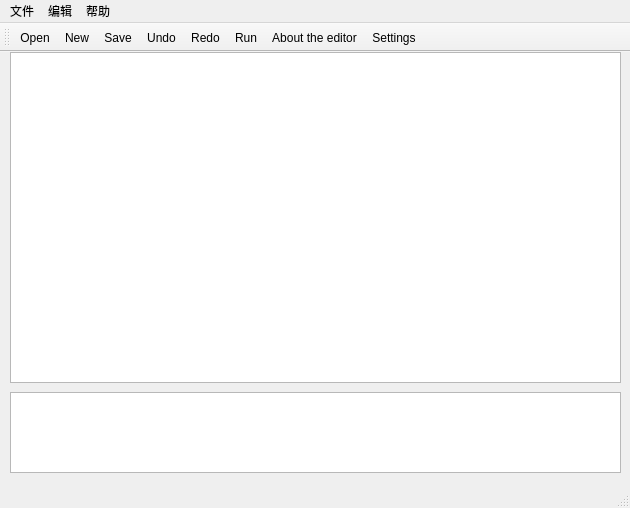
<?xml version="1.0" encoding="UTF-8"?>
<ui version="4.0">
 <class>MainWindow</class>
 <widget class="QMainWindow" name="MainWindow">
  <property name="geometry">
   <rect>
    <x>0</x>
    <y>0</y>
    <width>630</width>
    <height>508</height>
   </rect>
  </property>
  <property name="windowTitle">
   <string>Editor</string>
  </property>
  <widget class="QWidget" name="centralWidget">
   <widget class="CodeEditor" name="editor">
    <property name="geometry">
     <rect>
      <x>10</x>
      <y>0</y>
      <width>611</width>
      <height>331</height>
     </rect>
    </property>
   </widget>
   <widget class="Console" name="outputText">
    <property name="geometry">
     <rect>
      <x>10</x>
      <y>340</y>
      <width>611</width>
      <height>81</height>
     </rect>
    </property>
   </widget>
  </widget>
  <widget class="QMenuBar" name="menuBar">
   <property name="geometry">
    <rect>
     <x>0</x>
     <y>0</y>
     <width>630</width>
     <height>22</height>
    </rect>
   </property>
   <widget class="QMenu" name="menu">
    <property name="title">
     <string>文件</string>
    </property>
    <addaction name="actionNewFile"/>
    <addaction name="actionOpen"/>
    <addaction name="actionSave_File"/>
   </widget>
   <widget class="QMenu" name="menuEdit_O">
    <property name="title">
     <string>编辑</string>
    </property>
    <addaction name="actionSelectAll"/>
    <addaction name="actionUndo"/>
    <addaction name="actionRedo"/>
   </widget>
   <widget class="QMenu" name="menuHelp_H">
    <property name="title">
     <string>帮助</string>
    </property>
    <addaction name="actionAbout"/>
    <addaction name="actionDocument"/>
   </widget>
   <addaction name="menu"/>
   <addaction name="menuEdit_O"/>
   <addaction name="menuHelp_H"/>
  </widget>
  <widget class="QToolBar" name="mainToolBar">
   <property name="iconSize">
    <size>
     <width>24</width>
     <height>24</height>
    </size>
   </property>
   <property name="toolButtonStyle">
    <enum>Qt::ToolButtonIconOnly</enum>
   </property>
   <attribute name="toolBarArea">
    <enum>TopToolBarArea</enum>
   </attribute>
   <attribute name="toolBarBreak">
    <bool>false</bool>
   </attribute>
   <addaction name="actionOpen"/>
   <addaction name="actionNewFile"/>
   <addaction name="actionSave_File"/>
   <addaction name="actionUndo"/>
   <addaction name="actionRedo"/>
   <addaction name="actionRun"/>
   <addaction name="actionAbout"/>
   <addaction name="actionSetting"/>
  </widget>
  <widget class="QStatusBar" name="statusBar"/>
  <action name="actionNewFile">
   <property name="icon">
    <iconset resource="image.qrc">
     <normaloff>:/image/New.png</normaloff>:/image/New.png</iconset>
   </property>
   <property name="text">
    <string>New</string>
   </property>
   <property name="toolTip">
    <string>Create a new file</string>
   </property>
   <property name="shortcut">
    <string>Ctrl+N</string>
   </property>
  </action>
  <action name="actionOpen">
   <property name="icon">
    <iconset resource="image.qrc">
     <normaloff>:/image/Open.png</normaloff>:/image/Open.png</iconset>
   </property>
   <property name="text">
    <string>Open...</string>
   </property>
   <property name="toolTip">
    <string>Open file...</string>
   </property>
   <property name="shortcut">
    <string>Ctrl+O</string>
   </property>
  </action>
  <action name="actionSelectAll">
   <property name="text">
    <string>SelectAll</string>
   </property>
   <property name="toolTip">
    <string>Select all texts</string>
   </property>
   <property name="shortcut">
    <string>Ctrl+A</string>
   </property>
  </action>
  <action name="actionUndo">
   <property name="icon">
    <iconset resource="image.qrc">
     <normaloff>:/image/Undo.png</normaloff>:/image/Undo.png</iconset>
   </property>
   <property name="text">
    <string>Undo</string>
   </property>
   <property name="toolTip">
    <string>Undo</string>
   </property>
   <property name="shortcut">
    <string>Ctrl+Z</string>
   </property>
  </action>
  <action name="actionRedo">
   <property name="icon">
    <iconset resource="image.qrc">
     <normaloff>:/image/Redo.png</normaloff>:/image/Redo.png</iconset>
   </property>
   <property name="text">
    <string>Redo</string>
   </property>
   <property name="toolTip">
    <string>Redo</string>
   </property>
   <property name="shortcut">
    <string>Ctrl+Shift+Z</string>
   </property>
  </action>
  <action name="actionAbout">
   <property name="icon">
    <iconset resource="image.qrc">
     <normaloff>:/image/About.png</normaloff>:/image/About.png</iconset>
   </property>
   <property name="text">
    <string>About the editor</string>
   </property>
   <property name="toolTip">
    <string>About the editor</string>
   </property>
   <property name="visible">
    <bool>true</bool>
   </property>
  </action>
  <action name="actionDocument">
   <property name="text">
    <string>Check information</string>
   </property>
   <property name="toolTip">
    <string>Check information document</string>
   </property>
  </action>
  <action name="actionSave_File">
   <property name="icon">
    <iconset resource="image.qrc">
     <normaloff>:/image/Save.png</normaloff>:/image/Save.png</iconset>
   </property>
   <property name="text">
    <string>Save</string>
   </property>
   <property name="toolTip">
    <string>Save</string>
   </property>
   <property name="shortcut">
    <string>Ctrl+S</string>
   </property>
  </action>
  <action name="actionRun">
   <property name="icon">
    <iconset resource="image.qrc">
     <normaloff>:/image/Run.png</normaloff>:/image/Run.png</iconset>
   </property>
   <property name="text">
    <string>Run</string>
   </property>
   <property name="toolTip">
    <string>Run</string>
   </property>
   <property name="shortcut">
    <string>Ctrl+R</string>
   </property>
  </action>
  <action name="actionSetting">
   <property name="icon">
    <iconset resource="image.qrc">
     <normaloff>:/image/Setting.png</normaloff>:/image/Setting.png</iconset>
   </property>
   <property name="text">
    <string>Settings</string>
   </property>
   <property name="toolTip">
    <string>Settings</string>
   </property>
   <property name="visible">
    <bool>false</bool>
   </property>
  </action>
 </widget>
 <layoutdefault spacing="6" margin="11"/>
 <customwidgets>
  <customwidget>
   <class>CodeEditor</class>
   <extends>QPlainTextEdit</extends>
   <header location="global">codeeditor.h</header>
  </customwidget>
  <customwidget>
   <class>Console</class>
   <extends>QPlainTextEdit</extends>
   <header location="global">console.h</header>
  </customwidget>
 </customwidgets>
 <resources>
  <include location="image.qrc"/>
 </resources>
 <connections/>
</ui>
